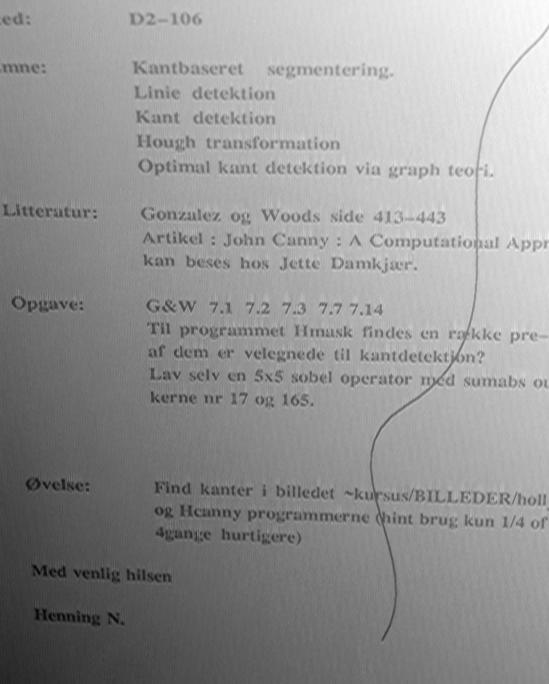
#> input picture ROB4-Perception/L3/papir.jpg, 549 x 684 px
$ python background.py
#> lines starting #> are read from the running program, lines starting #| are printed output that depends on the picture
import cv2

image = cv2.imread('papir.jpg',1) #Loads image with 1 channel.
#> image is the input picture: shape (684, 549, 3); min 0, max 255, mean 148.7

# Blurs the image so you get the general pixel intensity of the background
imageBackground = cv2.blur(image,(50,50))
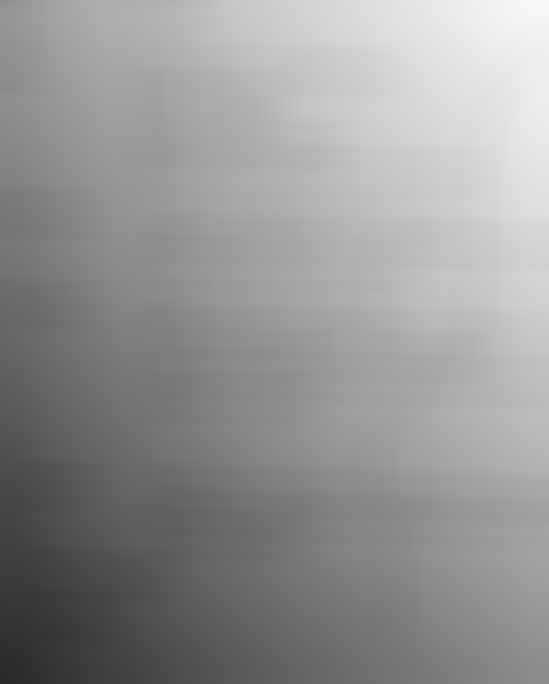
#> imageBackground: shape (684, 549, 3); min 43, max 248, mean 148.7
# Subtracts the background
imagesubtract = cv2.subtract(imageBackground,image)
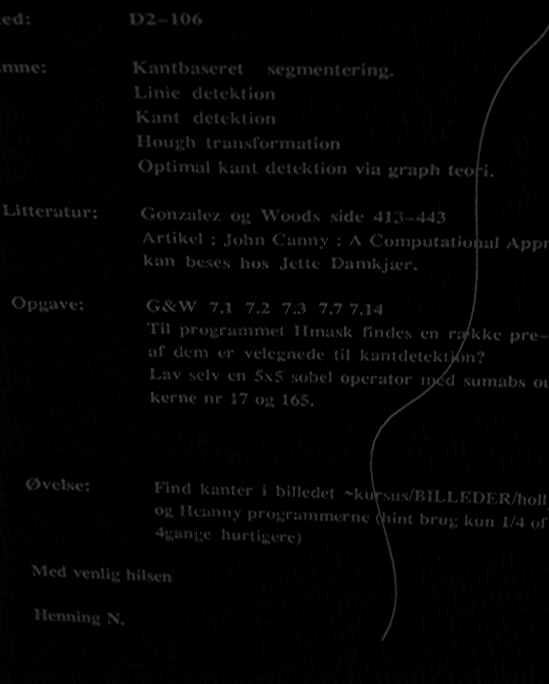
#> imagesubtract: shape (684, 549, 3); min 0, max 83, mean 3

#Show the results
cv2.imshow("Background blur", imageBackground)
cv2.imshow("Original", image)
cv2.imshow("Subtracted", imagesubtract)


# Quit program is 'q' is pressed
if cv2.waitKey(0) & 0xFF == ord('q'):
#> (key q is pressed here)
    cv2.destroyAllWindows()

$ run again, with ROB4-Perception/L3/grpp.jpg copied over ROB4-Perception/L3/papir.jpg
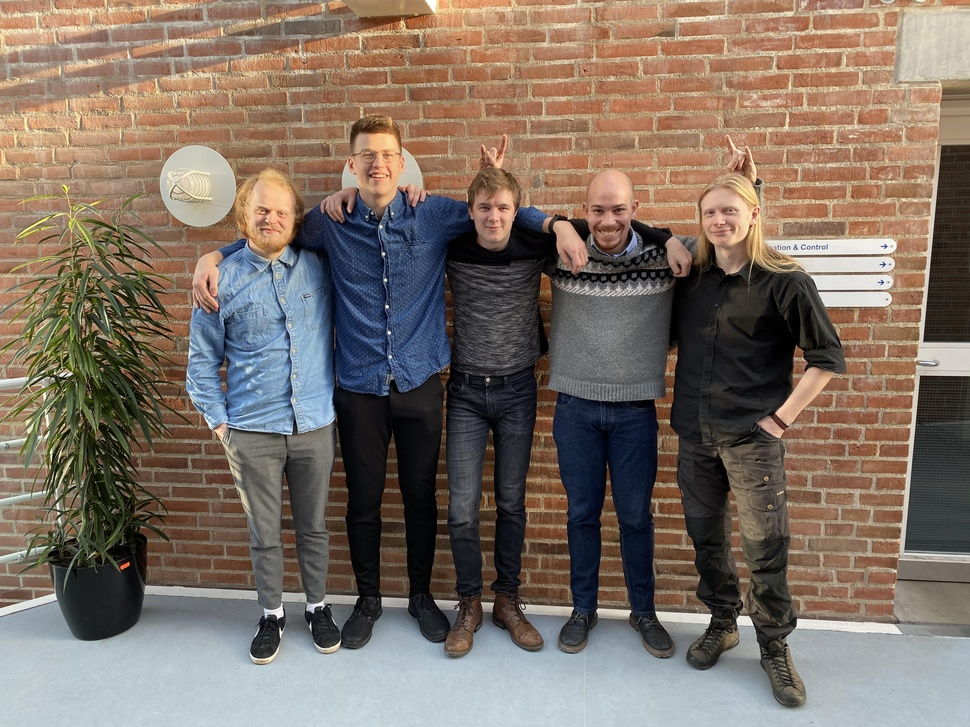
#> input picture ROB4-Perception/L3/grpp.jpg, 970 x 727 px, shrunk from 4032 x 3024 before the run
#> image is the input picture: shape (727, 970, 3); mean B, G, R 100.7, 111.8, 125.6
#> `imageBackground = cv2.blur(image,(50,50))`:
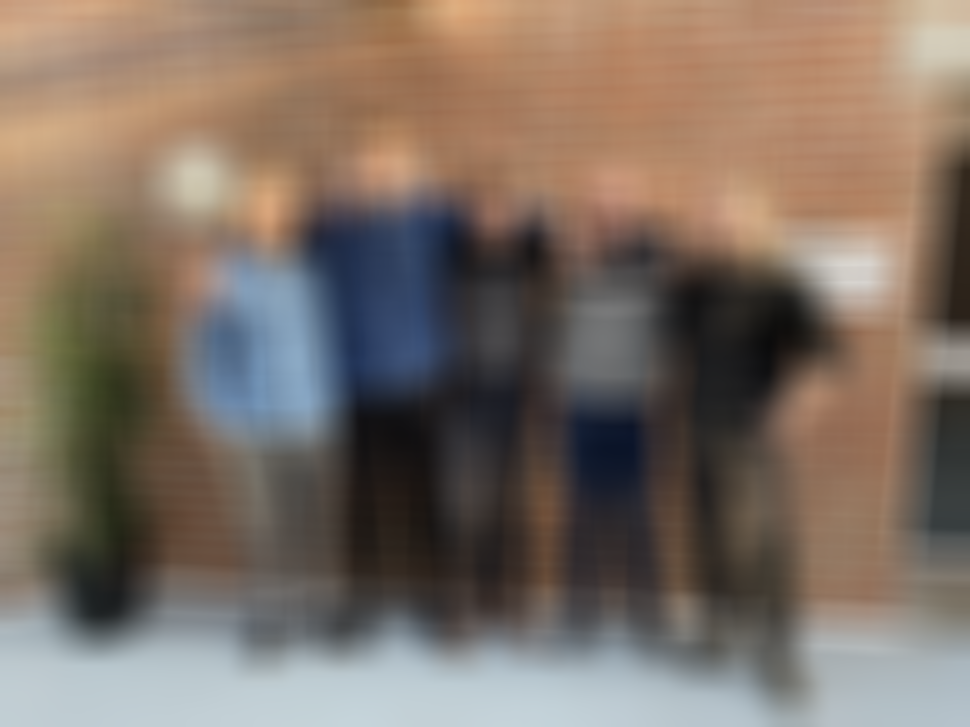
#> imageBackground: shape (727, 970, 3); mean B, G, R 100.7, 111.7, 125.6
#> `imagesubtract = cv2.subtract(imageBackground,image)`:
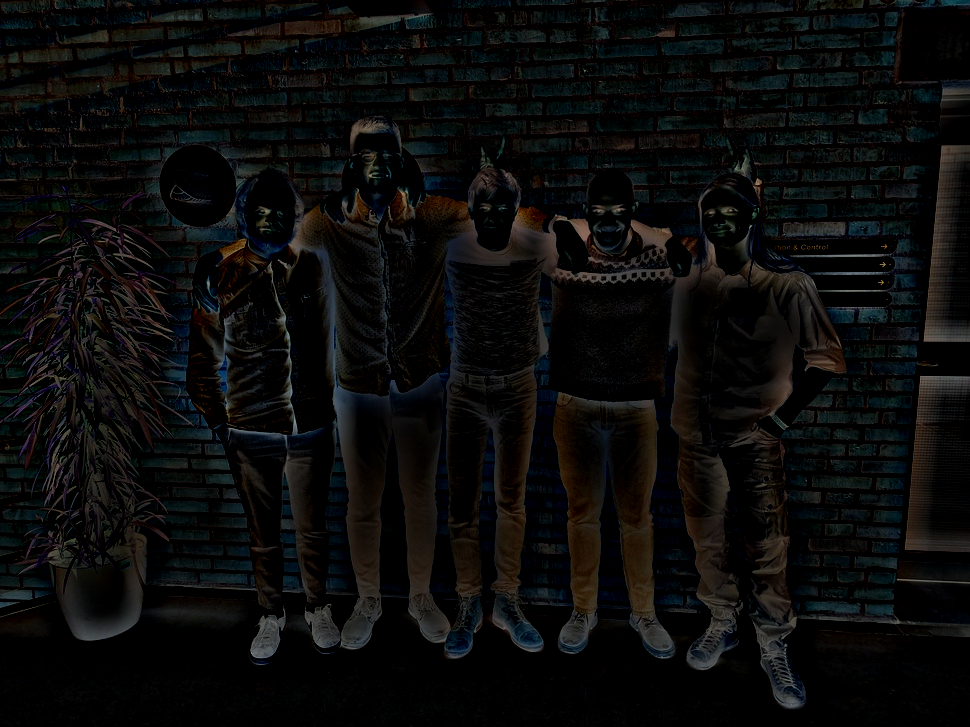
#> imagesubtract: shape (727, 970, 3); mean B, G, R 10.9, 11.2, 11

$ run again, with ROB4-Perception/L3/board.tif saved as ROB4-Perception/L3/papir.jpg
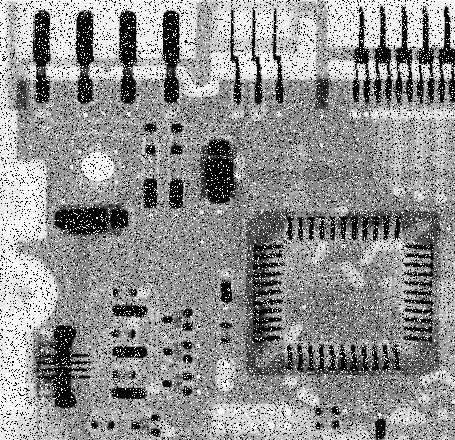
#> input picture ROB4-Perception/L3/board.tif, 455 x 440 px
#> image is the input picture: shape (440, 455, 3); min 0, max 255, mean 144.1
#> `imageBackground = cv2.blur(image,(50,50))`:
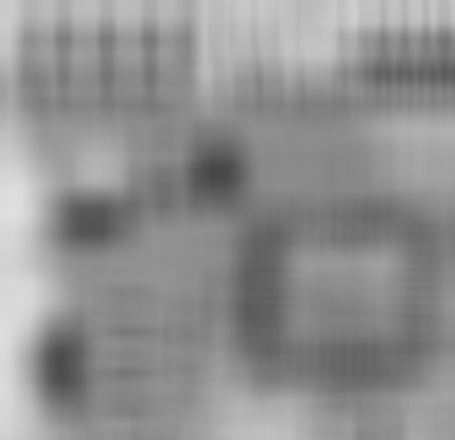
#> imageBackground: shape (440, 455, 3); min 70, max 224, mean 144.1
#> `imagesubtract = cv2.subtract(imageBackground,image)`:
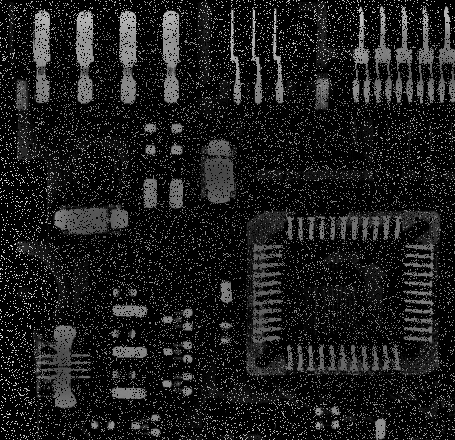
#> imagesubtract: shape (440, 455, 3); min 0, max 223, mean 28.5
